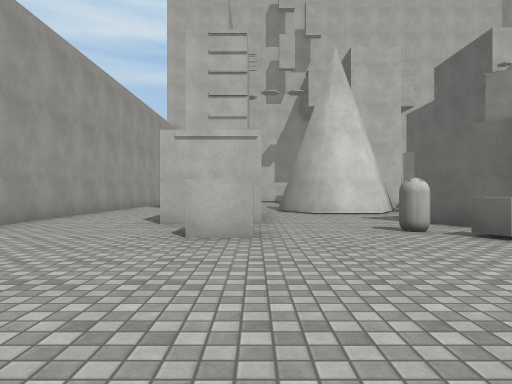
view 1 (above)

20 first-person views from a walk through a Unity game level. The camera is 1.2 m above the floor, looks level and sees 70° across. The floor is counted in squares, 2 m on a side. Each view is taken from the middle of a square. On the plan, view 1 faces up. The plan holds only what a view shows up to about 10 squares ahead; the rest is blank. The place goes on beyond the plan. The player is left out. Surface patterns are stand-ins for the level's own textures.

view 2
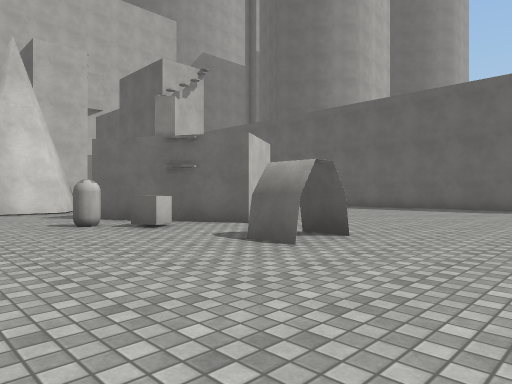

view 3
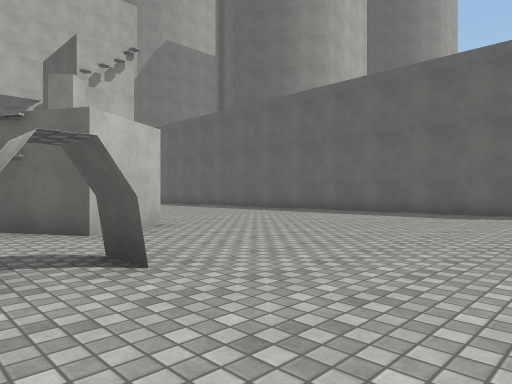

view 4
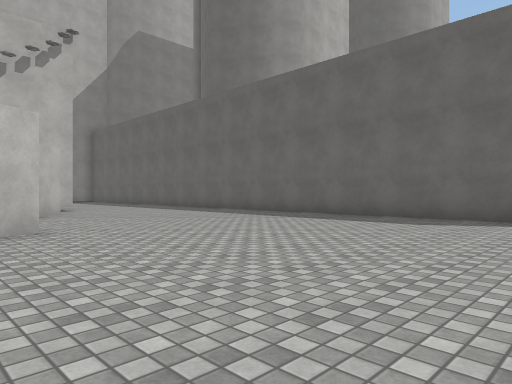

view 5
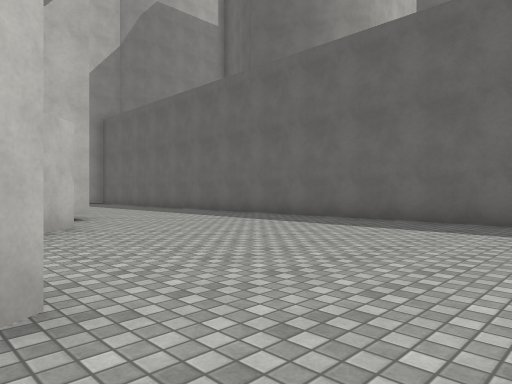

view 6
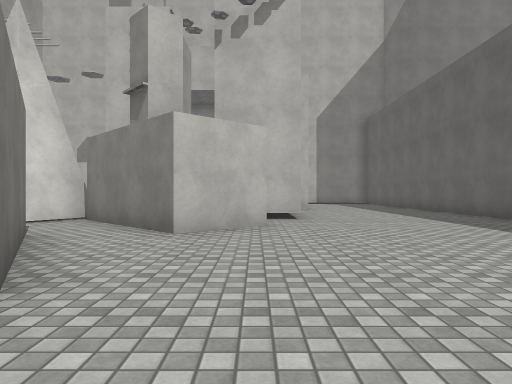

view 7
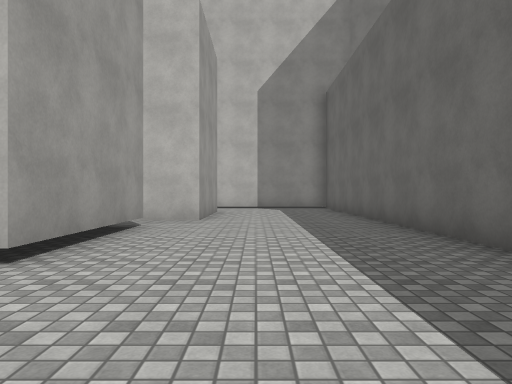

view 8
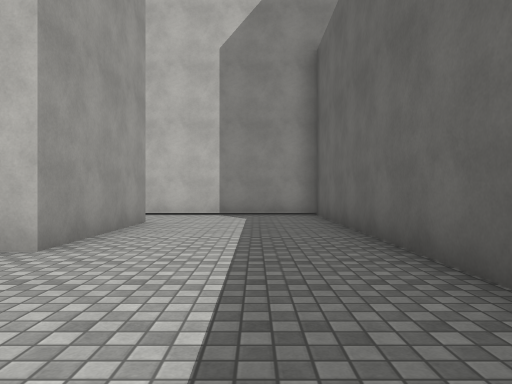

view 9
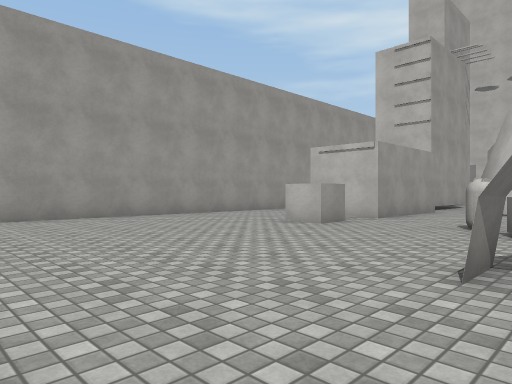

view 10
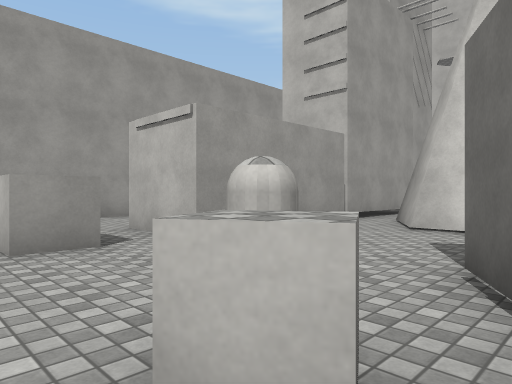

view 11
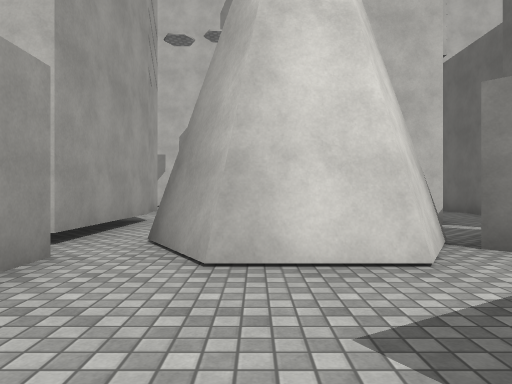

view 12
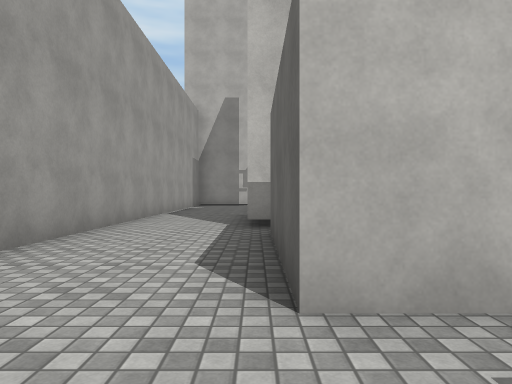

view 13
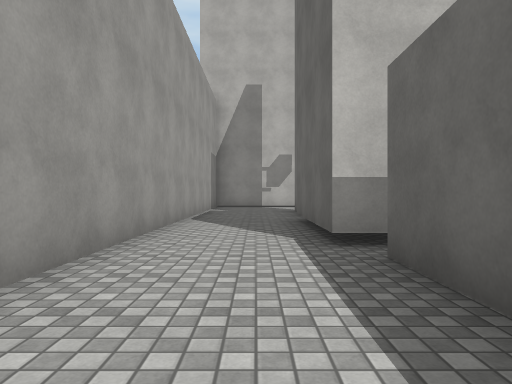

view 14
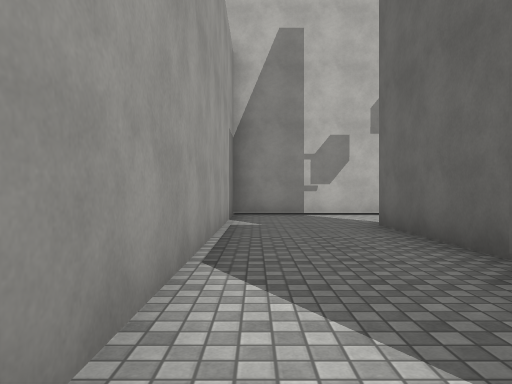

view 15
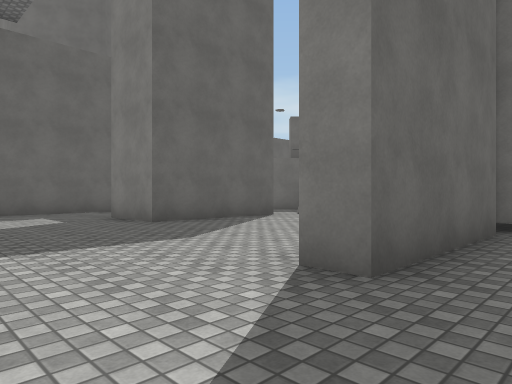

view 16
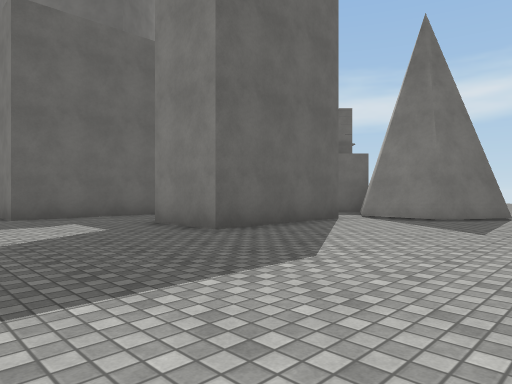

view 17
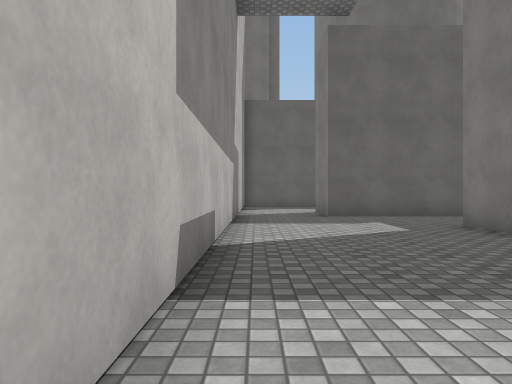

view 18
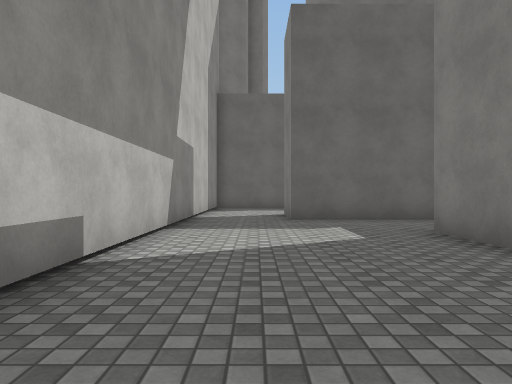

view 19
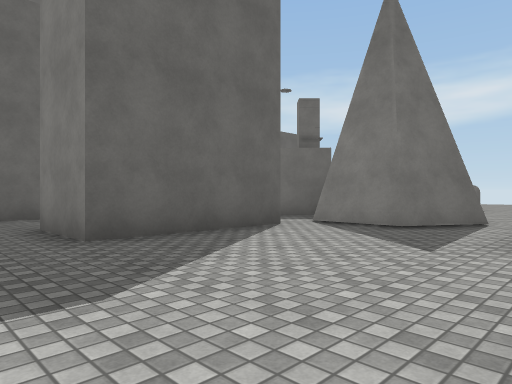

view 20
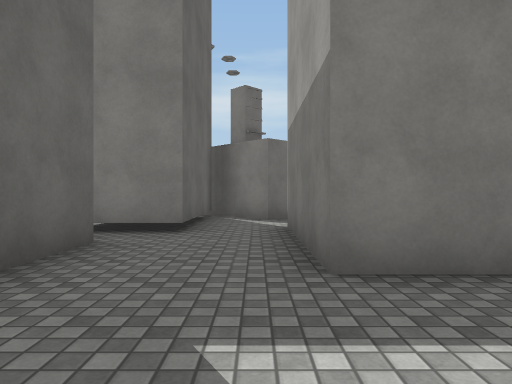

### Floor plan
Points are (right, up) in squares from view 1. A wall is a line through its corners. A room is listed if a view was taken in it or the views show most of it. See-through windows are left out.
Room 1 (views 1, 2, 3, 4, 5, 6, 7, 8, 9, 10, 11, 12, 13)
walls: (4.8, 8.1) (6.5, 5.1) (4.9, 4.1) (3.1, 7.3); (3.7, 4.8) (3.1, 4.5) (2.9, 5); (8.2, 9.5) (6.8, 8.2) (6.2, 8.9); (3.3, 10) (1.5, 10) (0.8, 11.3); (1.8, 10.1) (0.9, 11.5); (0.1, 10.5) (0.1, 6.8) (-1.8, 6.8) (-1.8, 10.4); (-0.3, 11.1) (-2.1, 11.1); (9, 14.6) (9, 11.1) (8.2, 11.1); (13.6, 0.5) (13.6, 21.5) (9.6, 21.5); (-4.6, 4.6) (-4.6, 0.5); (-4.6, 9.5) (-4.6, 6.5); (9.8, 19.2) (9.8, 15.7)
ways out: opening at (-3.5, 10.5) to room 2; opening at (8.5, 20.5) to room 2; opening at (8.5, 15) to room 3; opening at (4.5, 8.5) to room 5
objects: capsule (2, 6)
Room 2 (views 14, 15, 16, 17, 18, 19, 20)
walls: (-0.3, 14.8) (-0.3, 11.1); (-1.8, 15) (-1.8, 18.6) (-1.1, 18.6); (3.6, 13.8) (3.6, 17.3) (5.5, 17.3) (5.5, 15.6); (0.8, 11.3) (1.7, 12.9) (3.3, 12.9); (-2.1, 11.1) (-2.1, 14.8); (7.9, 15.6) (7.9, 19.2) (9.8, 19.2); (9.6, 21.5) (-4.6, 21.5) (-4.6, 9.5)
ways out: opening at (-3.5, 10.5) to room 1; opening at (8.5, 20.5) to room 1; opening at (6.5, 16.5) to room 3
Room 3 (no view inside)
walls: (7.1, 13.6) (7.1, 14.5) (8.5, 14.5); (5.5, 15.6) (5.5, 13.8); (9.8, 15.7) (8.6, 15.7)
ways out: opening at (8.5, 15) to room 1; opening at (6.5, 16.5) to room 2; opening at (6, 14) to room 4
Room 4 (no view inside)
walls: (3.3, 12.9) (3.9, 11.8); (4.4, 10.9) (5.7, 12.1) (7.2, 10.6); (7.1, 11.2) (7.1, 13.6)
ways out: opening at (6, 14) to room 3
Room 5 (no view inside)
walls: (6.2, 8.9) (4.4, 10.9); (4.2, 11.5) (3.3, 10)
ways out: opening at (4.5, 8.5) to room 1

Where each view was taken, in squares from view 1:
view 1: 0 up, 0 right, facing up
view 2: 1 down, 0 right, facing up-right
view 3: 1 down, 3 right, facing up-right
view 4: 1 down, 5 right, facing up-right
view 5: 3 up, 6 right, facing up-right
view 6: 3 up, 8 right, facing up
view 7: 8 up, 11 right, facing up
view 8: 12 up, 12 right, facing up
view 9: 1 down, 4 right, facing up-left
view 10: 4 up, 4 right, facing up-left
view 11: 7 up, 2 right, facing up
view 12: 5 up, 2 left, facing up
view 13: 7 up, 3 left, facing up
view 14: 12 up, 4 left, facing up
view 15: 21 up, 3 left, facing down-right
view 16: 21 up, 1 left, facing down-right
view 17: 21 up, 1 left, facing right
view 18: 20 up, 0 right, facing right
view 19: 19 up, 1 left, facing down-right
view 20: 20 up, 6 right, facing down
